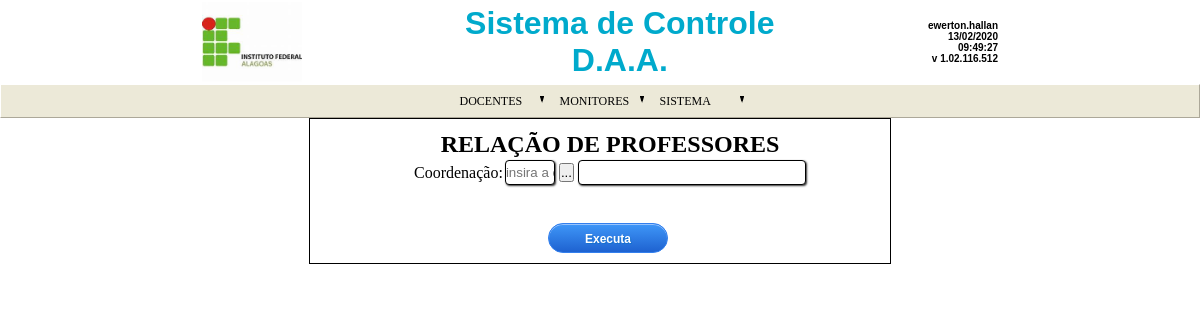
Page /controle_daa/?modulo=freq_docentes&rel=professor/index_professor (signed in) on the committed database.
### tables this page shows
CREATE TABLE `itemmenu` (
  `id_modulo` int(11) NOT NULL,
  `id_itemmenu` varchar(11) NOT NULL,
  `nome` varchar(50) NOT NULL,
  `tipo_tela` varchar(50) DEFAULT NULL,
  `tela` varchar(50) DEFAULT NULL,
  `tipo` varchar(1) NOT NULL
);

CREATE TABLE `modulo` (
  `id_modulo` int(11) NOT NULL,
  `nome` varchar(50) DEFAULT '',
  `path` varchar(100) NOT NULL,
  `seq` int(2) NOT NULL
);

### controle_daa/menu/menu.php (called while the page is built)
<?php
$criaMenu = new Menu_Permissao();
$criaMenu->montaMenu();
?>

### controle_daa/banco/conexao.php (called while the page is built, shortened)
<?php
class Conexao {
    private $user = "root";
    private $senha = "";
    private $banco = "controle_daa";
    private $servidor = "localhost";
    private static $pdo;
    public function conectar () {
        try {
            if (!isset(self::$pdo)) {
                self::$pdo = new PDO('mysql:host='.$this->servidor.';
                    dbname='.$this->banco.'',
                    $this->user,
                    $this->senha,
                    array(PDO::MYSQL_ATTR_INIT_COMMAND => "SET NAMES utf8"));
                self::$pdo->setAttribute(PDO::ATTR_ERRMODE, PDO::ERRMODE_EXCEPTION);
                self::$pdo->setAttribute(PDO::ATTR_ORACLE_NULLS, PDO::NULL_EMPTY_STRING);
            }
            return self::$pdo;
        } catch (PDOException $ex) {
            return 'Error:'.$ex->getCode()."-".$ex->getMessage();
        }
    }
}
?>

### controle_daa/menu/classe/menu.php (called while the page is built, shortened)
<?php
class Menu {
    private $nome_menu;
    private $array_itens;
    public function setTituloMenu (String $titulo_menu) {
        $this->nome_menu = $titulo_menu;
    }
    public function getTituloMenu () {
        return $this->nome_menu;
    }
    public function addItemMenu (Item_Menu $obj_item) {
        $this->array_itens[] = $obj_item;
    }
    public function addSubMenu (Sub_Menu $obj_sub_menu) {
        $this->array_itens[] = $obj_sub_menu;
    }
    public function getItens () {
        return $this->array_itens;
    }
}
?>

### controle_daa/util/funcaocaracter.php (called while the page is built, shortened)
<?php
class FuncaoCaracter {
    public static function acentoTexto ($texto) {
        $carEspecial = array('á', 'é', 'í', 'ó', 'ú', 'ê', 'ô', 'ã', 'õ', 'ç');
        $carHTML   = array('&aacute;','&eacute;','&iacute;','&oacute;','&uacute;','&ecirc;','&ocirc;','&atilde;','&otilde;','&ccedil;');
        $aux = str_replace($carEspecial, $carHTML, $texto);
        $carEspecial = array('Á', 'É', 'Í', 'Ó', 'Ú', 'Ê', 'Ô', 'Ã', 'Õ', 'Ç');
        $carHTML   = array('&Aacute;','&Eacute;','&Iacute;','&Oacute;','&Uacute;','&Ecirc;','&Ocirc;','&Atilde;','&Otilde;','&Ccedil;');
        $aux = str_replace($carEspecial,$carHTML,$aux);
        return $aux;
    }
}
?>

### controle_daa/menu/classe/sub_menu.php (called while the page is built, shortened)
<?php
class Sub_Menu {
    private $tipo_item_menu;
    public function __construct() {
        $this->tipo_item_menu = EnumTipoMenu::Sub_Menu;
    }
    public function getTipoMenu () {
        return $this->tipo_item_menu;
    }
}
?>

### controle_daa/menu/classe/menu_permissao.php (the view, shortened to what this page needs)
<?php
class Menu_Permissao {
    private $array_barra_menu;
    private $conexao;
    public function __construct() {
        $this->conexao = new Conexao();
    }
    private function querySelect ($id) {
        try {
            $cmd = "SELECT m.id_modulo, i.id_itemmenu,  m.nome as modulo, i.nome, m.path, i.tipo_tela, i.tela, i.tipo, m.seq ".
                   "  FROM itemmenu i, modulo m, permissao p".
                   " where m.id_modulo = i.id_modulo ".
                   "   and p.id_modulo=i.id_modulo and p.id_itemmenu=i.id_itemmenu ".
                   "   and p.id_usuario=:param_id".
                   " order by m.seq, i.id_itemmenu";
            $stm = $this->conexao->conectar()->prepare($cmd);
            $stm->bindParam(":param_id", $id, PDO::PARAM_INT);
            $stm->execute();
            return $stm->fetchAll();
        } catch (PDOException $ex) {
            return 'Error:'.$ex->getMessage();
        }
    }
    private function Menu($dados) {
        $nome_menu = $dados['modulo'];
        $menu = new Menu();
        $menu->setTituloMenu($nome_menu);
        return ($menu);
    }
    private function subMenu($dados) {
        $nome_menu = $dados['nome'];
        $sub_menu = new Sub_Menu();
        $sub_menu->setNome($nome_menu);
        return ($sub_menu);
    }
    private function itemMenu($dados) {
        $nome_menu = $dados['nome'];
        $modulo = $dados['path'];
        $tipo_tela = $dados['tipo_tela'];
        $tela = $dados['tela'];
        $link = $_SESSION["dir_base_html"].'?modulo='.$modulo.'&'.$tipo_tela.'='.$tela;
        $item_menu = new Item_Menu();
        $item_menu->setNome($nome_menu);
        $item_menu->setLink($link);
        $item_menu->setTarget(EnumTargetPage::Self_Page);
        return ($item_menu);
    }
    private function carregaMenu ($id_usuario) {
        $id_modulo = null;
        $grupo = NULL;
        $array = $this->querySelect($id_usuario);
        foreach ($array as $registro) {
            $id_menu = $registro['id_itemmenu'];
            $item = explode('.', $id_menu);
            $item = $registro[0].$item[0];
            $new_grupo = 'F';
            if ($grupo <> $item) {
                if (isset($grupo)) {
                    $new_grupo = 'T';
                }
                $grupo = $item;
            }
            if ($new_grupo == 'T') {
                if (isset($sub_menu)) {
                    $menu->addSubMenu($sub_menu);
                }
                $sub_menu = NULL;
            }
            if ($id_modulo <> $registro[0]) {
                $id_modulo = $registro[0];
                if (isset($menu)) {
                    $this->array_barra_menu[] = $menu;
                }
                $menu = $this->Menu($registro);
            }
            $tipo = $registro[7];
            if ($tipo == 'S') {
                $sub_menu = $this->subMenu($registro);
            } else {
                $item_menu = $this->itemMenu($registro);
                if (isset($sub_menu)) {
                    $sub_menu->addItemMenu($item_menu);
                } else {
                    $menu->addItemMenu($item_menu);
                }
            }
        }
        $this->array_barra_menu[] = $menu;
        return $this->array_barra_menu;
    }
    public function montaMenu () {
        $this->array_barra_menu = $this->carregaMenu ($_SESSION["id"]);
        $html = '';
        $html .= '<DIV id="bar"><center>';
        $html .= '<TABLE class="XulMenu" id="menu1" cellSpacing="0" cellPadding="0">';
        $html .= '  <TBODY>';
        $html .= '  <TR>';
        foreach ($this->array_barra_menu as $obj_barramenu) {
            $html .= '<TD align=left width="100px">';
            $html .= '<A class=button href="javascript:void(0)">'.FuncaoCaracter::acentoTexto($obj_barramenu->getTituloMenu()).'<IMG class="arrow" height="7" alt="" src="./menu/icons/marcador.gif" width="4"></A>';
            $html .= '<DIV class=section>';
            $array_menu = $obj_barramenu->getItens();
            foreach ($array_menu as $obj_menu) {
                switch ($obj_menu->getTipoMenu()) {
                    case EnumTipoMenu::Sub_Menu:
                        $html .= '<A class="item" href="javascript:void(0)">'.FuncaoCaracter::acentoTexto($obj_menu->getNome()).'<IMG class="arrow" height="7" alt="" src="./menu/icons/seta.gif" width="4"></A>';
                        $html .= ' <DIV class=section>';
                        $array_itens = $obj_menu->getItens();
                        foreach ($array_itens as $obj_itemmenu) {
                            $html .= '<A class=item href='.$obj_itemmenu->getLink().' '.$obj_itemmenu->getTarget().'>'.FuncaoCaracter::acentoTexto($obj_itemmenu->getNome()).'</a>';
                        }
                        $html .= ' </DIV>';
                        break;
                    case EnumTipoMenu::Item_Menu:
                        $html .= '<A class="item" href='.$obj_menu->getLink().' '.$obj_itemmenu->getTarget().'>'.FuncaoCaracter::acentoTexto($obj_menu->getNome()).'</a>';
                        break;
                }
            }
            $html .= '</div>';
            $html .= '</TD>';
        }
        $html .= '</TR>';
        $html .= '</TBODY>';
        $html .= '</TABLE>';
        $html .= '</center>';
        $html .= '</DIV>';
        echo $html;
    }
}
?>

### controle_daa/form/formulario.css (style rules this page uses)
* { margin: 0 auto; padding:0; }

### controle_daa/menu/css/example1.css (style rules this page uses)
.XulMenu { FONT-SIZE: 12px; FONT-FAMILY: tahoma, georgia, verdana; moz-user-select: none }
.XulMenu .button { BORDER-RIGHT: #ece9d8 1px solid; PADDING-RIGHT: 6px; BORDER-TOP: #ece9d8 1px solid; DISPLAY: block; PADDING-LEFT: 6px; PADDING-BOTTOM: 4px; BORDER-LEFT: #ece9d8 1px solid; CURSOR: default; COLOR: #000000; LINE-HEIGHT: normal; PADDING-TOP: 5px; BORDER-BOTTOM: #ece9d8 1px solid; WHITE-SPACE: nowrap; POSITION: relative; TEXT-DECORATION: none }
.XulMenu .arrow { BORDER-TOP-WIDTH: 0px; BORDER-LEFT-WIDTH: 0px; RIGHT: 8px; BORDER-BOTTOM-WIDTH: 0px; POSITION: absolute; TOP: 7px; BORDER-RIGHT-WIDTH: 0px }
HTML .XulMenu TD { POSITION: relative }

### controle_daa/menu/css/tree.css (style rules this page uses)
#bar { BORDER-RIGHT: #aca899 1px solid; BORDER-TOP: #ffffff 1px solid; PADDING-LEFT: 5px; BACKGROUND: #ece9d8; PADDING-BOTTOM: 3px; BORDER-LEFT: #ffffff 1px solid; CURSOR: default; PADDING-TOP: 3px; BORDER-BOTTOM: #aca899 1px solid }

### rows in the picture
itemmenu: id_modulo.nome "DOCENTES"
itemmenu: id_modulo.nome "MONITORES"
itemmenu: id_modulo.nome "SISTEMA"

### other values in the picture
$_SESSION["login"] "ewerton.hallan"
FuncaoData::formatoDataHora($_SESSION["user_acess"]) "13/02/2020 09:49:27"
$_SESSION['versao'] "v 1.02.116.512"
FuncaoCaracter::acentoTexto($this->__get('titulo')) "RELAÇÃO DE PROFESSORES"
FuncaoCaracter::acentoTexto($objeto->__get('titulo')) "Coordenação"
